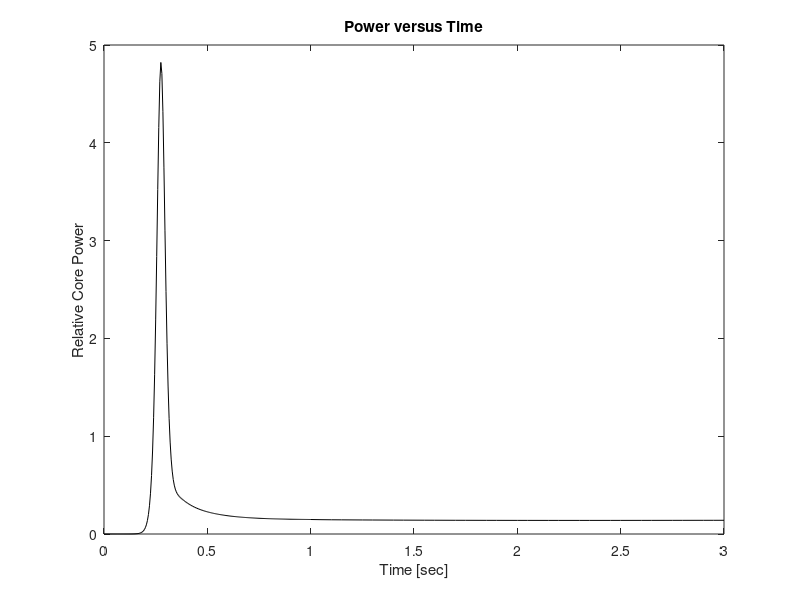
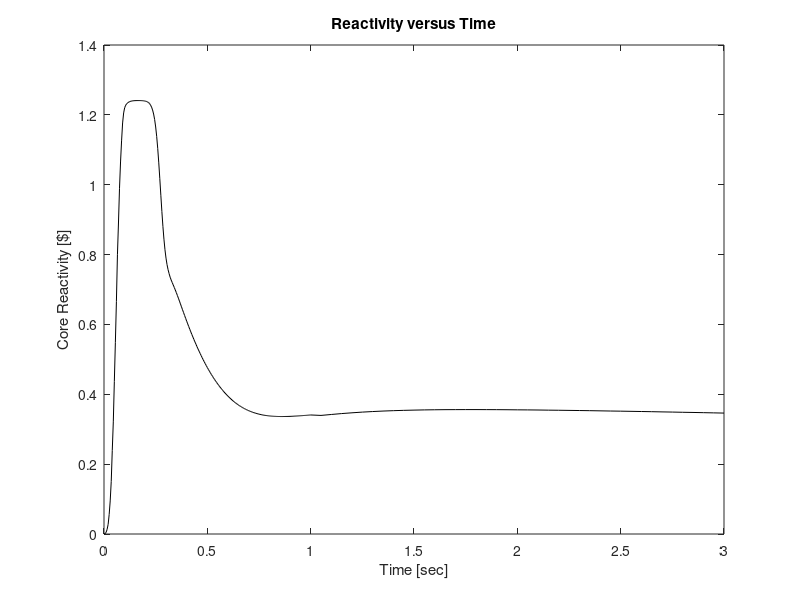

The MATLAB source for these figures, in order:
% Eric Pearson
% Sara Bashir 
% NERS 442 HW5
close all;
clear;
clc;

%%
% 1
% a)
load('full_ejection.mat','time','reactivity','power');

figure(1);
plot(time,power,'-k');
gca.FontSize = 18;
xlabel('Time [sec]');
ylabel('Relative Core Power');
title('Power versus Time');

figure(2);
plot(time,reactivity,'-k');
gca.FontSize = 18;
xlabel('Time [sec]');
ylabel('Core Reactivity [$]');
title('Reactivity versus Time');
%%%%%%%%%%%%%%%%%%%%%%%%%%%%%%%%%%%%%%%%%%%%%%%%%%%%%%%%%%%%%%%%%%%%%%%%%%%
% b)

